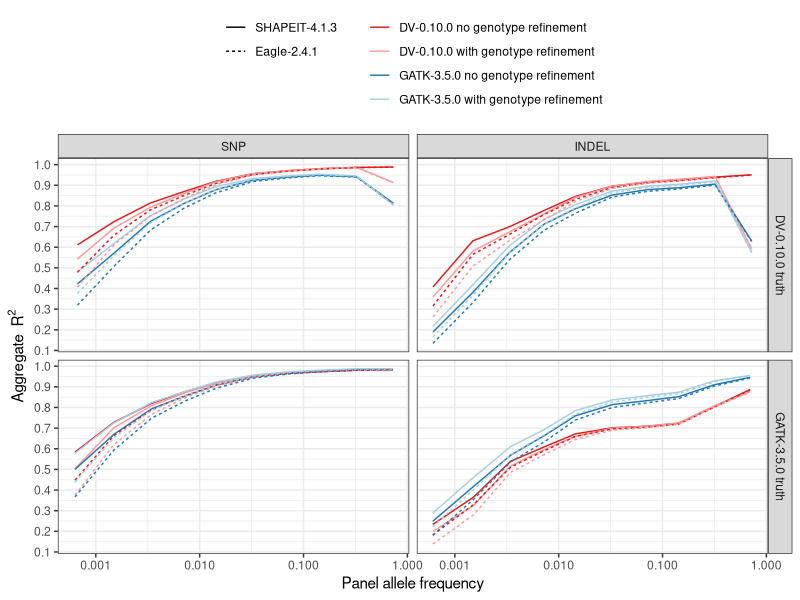

The R script that drew this image:
library(ggplot2)

bakeoff <- read.csv('imputation-and-phasing-experiments.csv',as.is=TRUE)
bakeoff$variant <- factor(bakeoff$variant,levels=c('SNP','INDEL'))
bakeoff$phaser <- factor(bakeoff$phaser,levels=c('SHAPEIT-4.1.3',c('Eagle-2.4.1')))
bakeoff$refinement <- tolower(bakeoff$refinement)
lvls <- c("DV-0.10.0 no genotype refinement","DV-0.10.0 with genotype refinement","GATK-3.5.0 no genotype refinement","GATK-3.5.0 with genotype refinement")
bakeoff$caller2 <- with(bakeoff,factor(paste(caller,refinement),levels=lvls))

plt <- ggplot(bakeoff,aes(x=af,y=r2,lty=phaser,col=caller2))
plt <- plt+geom_line()+facet_grid(rows=vars(paste(truth,'truth')),cols=vars(variant))+scale_x_log10(breaks=10**(-4:0))+theme_bw()
plt <- plt+theme(legend.title=element_blank(),legend.position='top',legend.direction='vertical')
plt <- plt+scale_y_continuous(breaks=seq(0,1,.1),name=bquote('Aggregate '~R^2))+xlab("Panel allele frequency")
plt <- plt+scale_color_manual(values=c("#E31A1C","#FB9A99","#1F78B4","#A6CEE3"))
ggsave('imputation-and-phasing-experiments.png',plot=plt,width=8,height=9)
